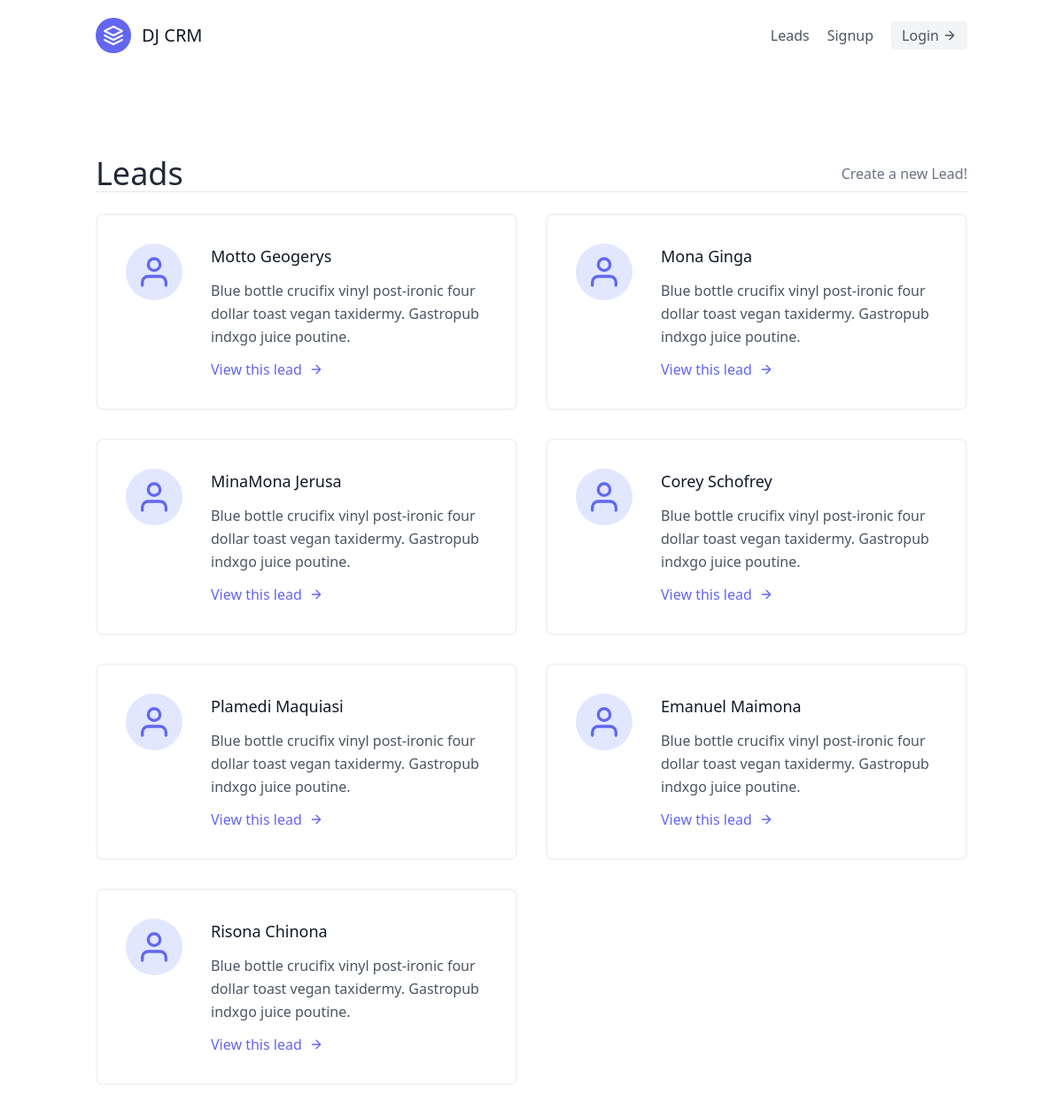
Screenshot of /leads/ with the database file from the repository.
### leads/models.py (models this page shows, shortened)
class Lead(models.Model):
    first_name = models.CharField(max_length=20)
    last_name = models.CharField(max_length=20)
    age = models.IntegerField(default=0)
    agent = models.ForeignKey("Agent", on_delete=models.CASCADE)

### leads/views.py (the view)
# urls.py: path('', LeadListView.as_view(), name='lead-list'),
class LeadListView(ListView):
    template_name = 'leads/lead_list.html'
    queryset = Lead.objects.all()
    context_object_name = "leads"

### leads/templates/leads/lead_list.html (shortened to what this page needs)
{% extends 'base.html' %}
{% block content %}
<section class="text-gray-600 body-font">
    <div class="container px-5 py-24 mx-auto flex flex-wrap">
        <div class="w-full mb-6 py=6 flex justify-between items-center border-b border-gray-200 ">
            <div>
                <h1 class="text-4xl text-gray-800">Leads</h1>
            </div>
            <div>
                 <a class="text-gray-500 hover:text-blue-500"  href="{% url 'leads:lead-create'%}">Create a new Lead!</a>
            </div>
        </div>
        <div class="flex flex-wrap -m-4">
            {% for i in leads %}
            <div class="p-4 lg:w-1/2 md:w-full">
                <div class="flex border-2 rounded-lg border-gray-200 border-opacity-50 p-8 sm:flex-row flex-col">
                    <div class="w-16 h-16 sm:mr-8 sm:mb-0 mb-4 inline-flex items-center justify-center rounded-full bg-indigo-100 text-indigo-500 flex-shrink-0">
                    <svg fill="none" stroke="currentColor" stroke-linecap="round" stroke-linejoin="round" stroke-width="2" class="w-10 h-10" viewBox="0 0 24 24">
                        <path d="M20 21v-2a4 4 0 00-4-4H8a4 4 0 00-4 4v2"></path>
                        <circle cx="12" cy="7" r="4"></circle>
                    </svg>
                    </div>
                    <div class="flex-grow">
                    <h2 class="text-gray-900 text-lg title-font font-medium mb-3"> {{ i.first_name }} {{ i.last_name }} </h2>
                    <p class="leading-relaxed text-base">Blue bottle crucifix vinyl post-ironic four dollar toast vegan taxidermy. Gastropub indxgo juice poutine.</p>
                    <a href="{% url 'leads:lead-detail' i.pk %}" class="mt-3 text-indigo-500 inline-flex items-center">View this lead
                        <svg fill="none" stroke="currentColor" stroke-linecap="round" stroke-linejoin="round" stroke-width="2" class="w-4 h-4 ml-2" viewBox="0 0 24 24">
                        <path d="M5 12h14M12 5l7 7-7 7"></path>
                        </svg>
                    </a>
                    </div>
                </div>
            </div>
            {% endfor %}
        </div>
    </div>
  </section>
{% endblock %}

### rows the page displays
Lead: first_name "Motto", last_name "Geogerys"
Lead: first_name "Mona", last_name "Ginga"
Lead: first_name "MinaMona", last_name "Jerusa"
Lead: first_name "Corey", last_name "Schofrey"
Lead: first_name "Plamedi", last_name "Maquiasi"
Lead: first_name "Emanuel", last_name "Maimona"
Lead: first_name "Risona", last_name "Chinona"
